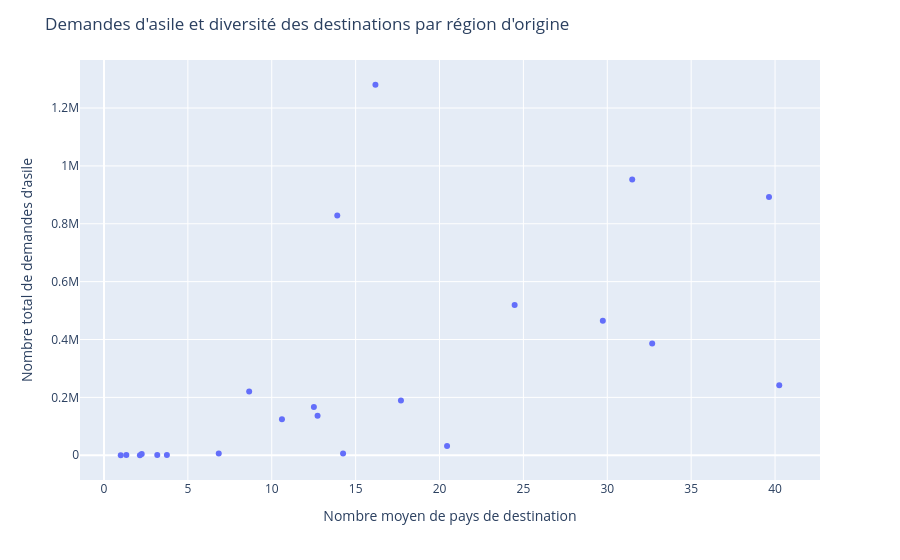

The code cell stored with this chart in its notebook:
### Markdown cell above
Afin d’étudier les facteurs associés aux destinations des demandeurs d’asile, l’analyse a ensuite été restreinte aux individus provenant d’une même région d’origine. Le choix de cette région repose sur deux critères :
- un nombre important de nouvelles demandes d’asile ;
- une forte diversité des pays de destination.

Le graphique suivant permet de comparer les différentes régions selon ces deux dimensions. L’axe des abscisses représente le nombre moyen de pays de destination, calculé à partir des couples (pays d’origine, année). L’axe des ordonnées représente quant à lui le nombre total de nouvelles demandes d’asile enregistrées entre 2017 et 2020 pour chaque région d’origine.

### Code cell
import plots
plots.world_scatter_plot()

### Figure 1 — Plotly figure (JSON) as saved in the notebook; plotly's stock layout.template omitted (floating-point values rounded to 4 significant figures)
{"data": [{"hovertemplate": "<b>%{hovertext}</b><br><br>Nombre moyen de pays de destination=%{x:.1f}<br>Nombre total de demandes d'asile=%{y:,}<extra></extra>", "hovertext": ["South America", "Western Asia", "Southern Asia", "Central America", "Eastern Africa", "Western Africa", "Middle Africa", "Northern Africa", "Caribbean", "Eastern Europe", "South-eastern Asia", "Eastern Asia", "Southern Europe", "Central Asia", "Northern America", "Southern Africa", "Melanesia", "Western Europe", "Northern Europe", "Polynesia", "Australia-New Zealand", "Micronesia", "Various"], "legendgroup": "", "marker": {"color": "#636efa", "symbol": "circle"}, "mode": "markers", "name": "", "orientation": "v", "showlegend": false, "type": "scatter", "x": [16.18, 31.49, 39.64, 13.91, 24.48, 29.73, 32.68, 40.25, 8.655, 17.7, 12.51, 12.73, 10.61, 20.45, 14.25, 6.842, 2.25, 3.75, 3.176, 1.333, 2.143, 1.0, NaN], "xaxis": "x", "y": [1280486, 953229, 892851, 829025, 518863, 465263, 385824, 241668, 220702, 189382, 166397, 136145, 124553, 32211, 6366, 5909, 4141, 1140, 1045, 892, 124, 39, 5], "yaxis": "y"}], "layout": {"legend": {"tracegroupgap": 0}, "margin": {"t": 60}, "title": {"text": "Demandes d'asile et diversité des destinations par région d'origine"}, "xaxis": {"anchor": "y", "domain": [0, 1], "title": {"text": "Nombre moyen de pays de destination"}}, "yaxis": {"anchor": "x", "domain": [0, 1], "title": {"text": "Nombre total de demandes d'asile"}}}}
